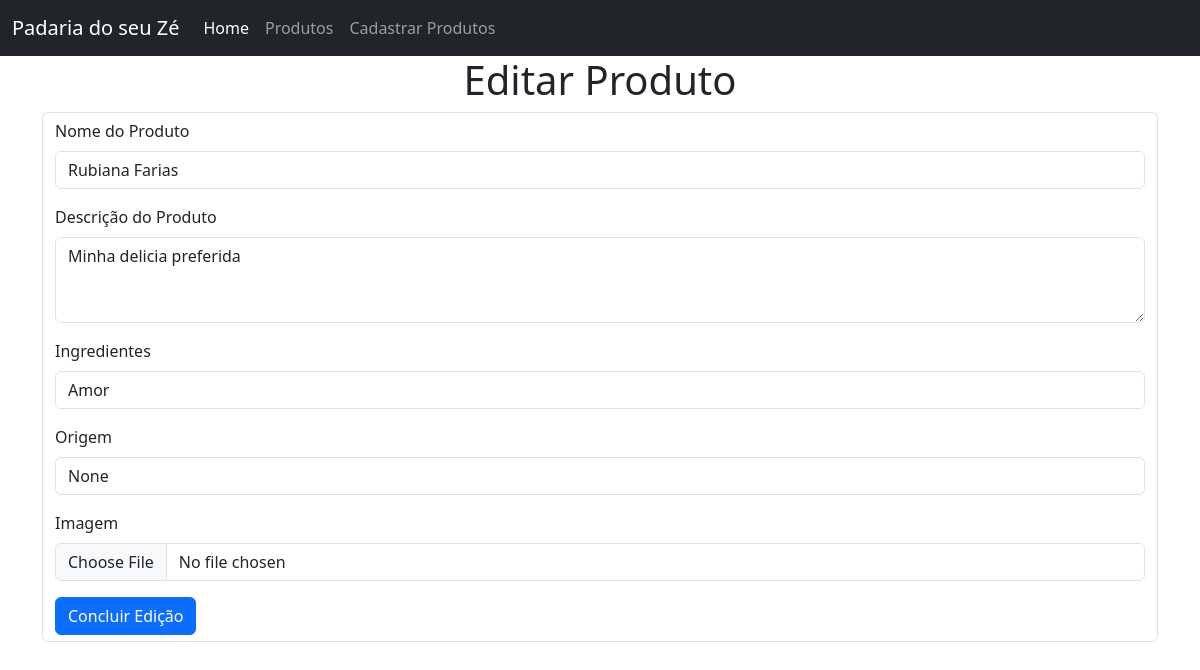
The page /editar_produto/16 on the database its author committed.
### app.py (models this page shows, shortened)
class Product(db.Model):
    __tablename__ = 'products'
    id = db.Column(db.Integer, primary_key=True)
    nome = db.Column(db.String(100), nullable=False)
    descricao = db.Column(db.String(500))
    ingredientes = db.Column(db.String(500))
    origem = db.Column(db.String(100))
    imagem = db.Column(db.String(100))

### app.py (the view)
@app.route("/editar_produto/<int:id>", methods=['GET', 'POST'])
def editar_produto(id):
    if request.method == 'POST':
        produto_editado = request.form
        imagem = request.files['imagem']
        produto = db.session.execute(db.select(Product).filter(Product.id == id)).scalar()
        produto.nome = produto_editado['nome']
        produto.descricao = produto_editado['descricao']
        produto.ingredientes = produto_editado['ingredientes']
        produto.origem = produto_editado['origem']
        if imagem.filename:
            produto.imagem = imagem.filename
        db.session.commit()
        return redirect("/listar_produtos")
    else:
        produto_editado = db.session.execute(db.select(Product).filter(Product.id == id)).scalar()
        return render_template('editar.html', produto = produto_editado)

### templates/editar.html (shortened to what this page needs)
{% extends 'base.html' %}
{% block main %}
    <div class="container">
        <div class="d-flex justify-content-center ">
            <h1>Editar Produto</h1>
        </div>
        <form action="{{ url_for('editar_produto', id = produto.id) }}" method="post" class="form-control"
              enctype="multipart/form-data">
            <div class="mb-3">
                <label for="nome" class="form-label">Nome do Produto</label>
                <input type="text" class="form-control" id="nome" name="nome" value="{{produto.nome}}" required>
            </div>
            <div class="mb-3">
                <label for="descricao" class="form-label">Descrição do Produto</label>
                <textarea class="form-control" id="descricao" rows="3" name="descricao">{{ produto.descricao }}</textarea>
            </div>
            <div class="mb-3">
                <label for="ingredientes" class="form-label">Ingredientes</label>
                <input type="text" class="form-control" id="ingredientes" name="ingredientes" value="{{ produto.ingredientes }}">
            </div>
            <div class="mb-3">
                <label for="origem" class="form-label">Origem</label>
                <input type="text" class="form-control" id="origem" name="origem" value="{{ produto.origem }}">
            </div>
            <div class="mb-3">
                <label for="imagem" class="form-label">Imagem</label>
                <input type="file" class="form-control" id="imagem" name="imagem">
            </div>
            <button type="submit" class="btn btn-primary">
                Concluir Edição
            </button>
        </form>
    </div>
    <br>
{% endblock %}

### rows shown on the page
Product: nome "Rubiana Farias", descricao "Minha delicia preferida", ingredientes "Amor", origem "None"
